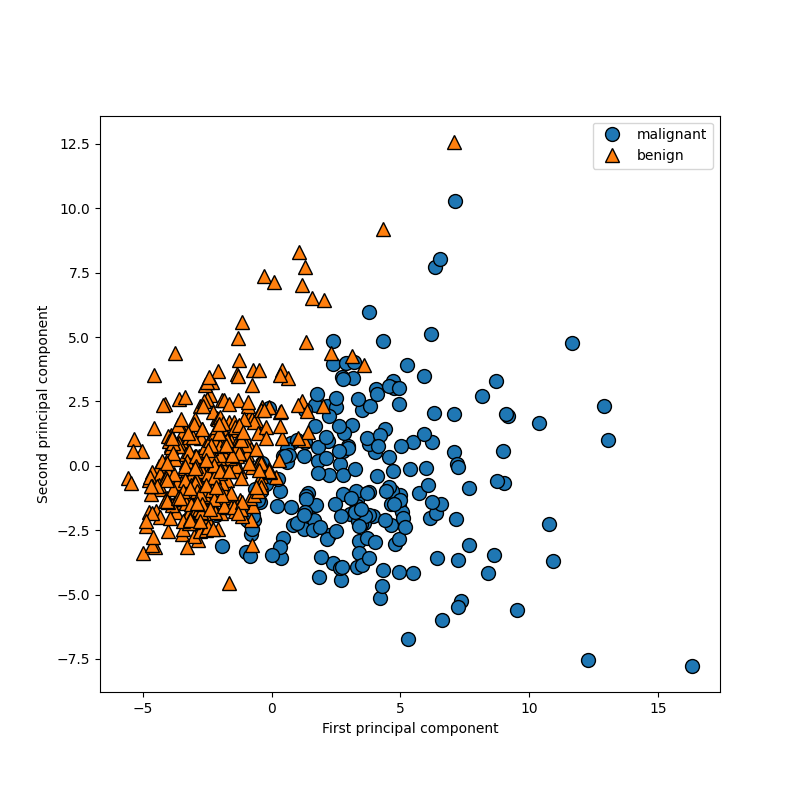

Recreate this plot in Python.
import matplotlib.pyplot as plt
import mglearn
from sklearn.datasets import load_breast_cancer
from sklearn.decomposition import PCA
from sklearn.preprocessing import StandardScaler


def execute():
    cancer = load_breast_cancer()

    scaler = StandardScaler()
    pca = PCA(n_components=2)

    scaler.fit(cancer.data)
    X_scaled = scaler.transform(cancer.data)
    pca.fit(X_scaled)
    X_pca = pca.transform(X_scaled)

    print("Original shape: {}".format(str(X_scaled.shape)))
    print("Reduced shape: {}".format(str(X_pca.shape)))

    plt.figure(figsize=(8, 8))
    mglearn.discrete_scatter(X_pca[:, 0], X_pca[:, 1], cancer.target)
    plt.legend(cancer.target_names, loc='best')
    plt.gca().set_aspect('equal')
    plt.xlabel('First principal component')
    plt.ylabel('Second principal component')
    plt.savefig('pca_dr/pca_dr.png')

    print("PCA component shape: {}".format(pca.components_.shape))
    print("PCA components:\n{}".format(pca.components_))

    plt.figure()
    plt.matshow(pca.components_, cmap='viridis')
    plt.yticks([0, 1], ["First component", "Second component"])
    plt.colorbar()
    plt.xticks(range(len(cancer.feature_names)), cancer.feature_names, rotation=60, ha='left')
    plt.xlabel('Feature')
    plt.ylabel('Principal components')
    plt.savefig('pca_dr/pca_heatmap.png')
